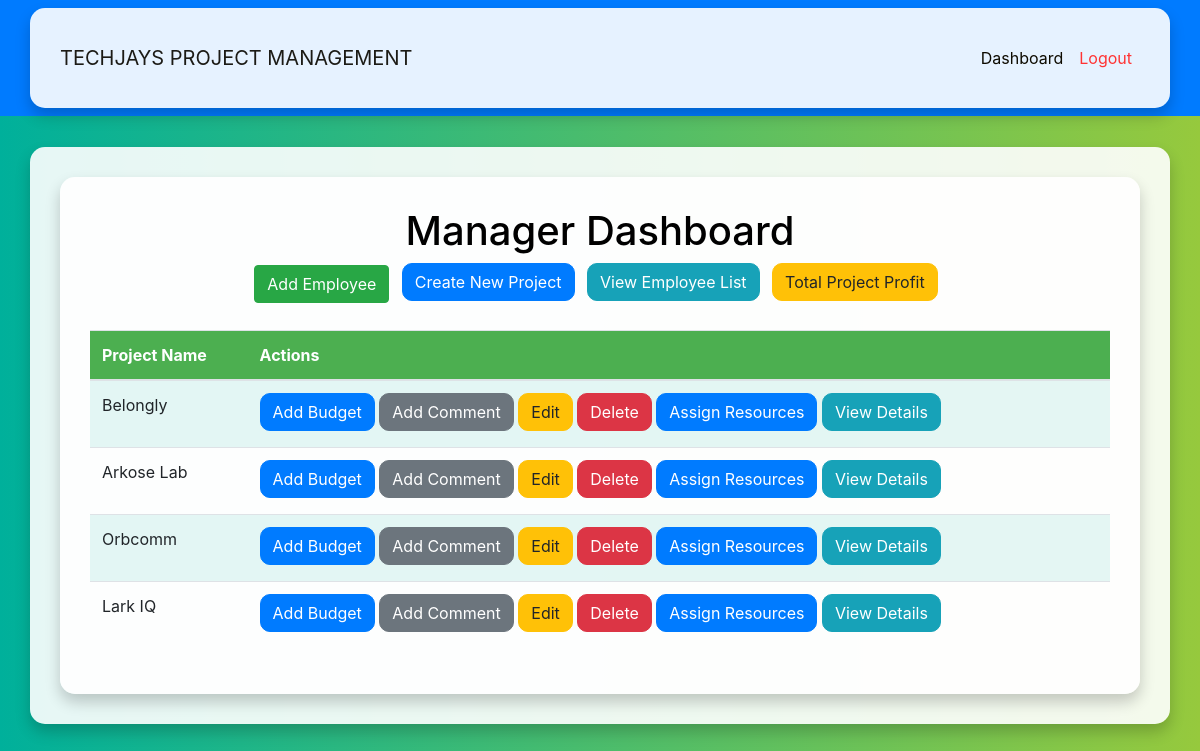
The page /manager_dashboard/ (signed in) on the database its author committed.
### management/models.py (models this page shows, shortened)
class Project(models.Model):
    name = models.CharField(max_length=200)  # Name of the project
    description = models.TextField()  # Description of the project
    created_by = models.ForeignKey(User, on_delete=models.CASCADE)  # The manager who created the project
    employees = models.ManyToManyField(Employee, through='ProjectResource')  # Many-to-Many relation with Employee through ProjectResource
    created_at = models.DateTimeField(auto_now_add=True)  # Timestamp when the project was created

### management/views.py (the view)
# urls.py: path('manager_dashboard/', views.manager_dashboard, name='manager_dashboard'),
@login_required
def manager_dashboard(request):
    projects = Project.objects.filter(created_by=request.user)
    return render(request, 'management/manager_dashboard.html', {'projects': projects})

### management/templates/management/manager_dashboard.html (shortened to what this page needs)
{% extends 'management/base.html' %}
{% block content %}
<!DOCTYPE html>
<html lang="en">
<head>
    <link rel="stylesheet" href="https://stackpath.bootstrapcdn.com/bootstrap/4.3.1/css/bootstrap.min.css">
    <link rel="stylesheet" href="https://cdnjs.cloudflare.com/ajax/libs/font-awesome/5.15.3/css/all.min.css">
</head>
<body>
    <nav class="navbar navbar-expand-lg navbar-custom fixed-top">
        <div class="container">
            <a class="navbar-brand" href="{% url 'manager_dashboard' %}">TECHJAYS PROJECT MANAGEMENT</a>
            <div class="collapse navbar-collapse" id="navbarNav">
                <ul class="navbar-nav ml-auto">
                    <li class="nav-item">
                        <a class="nav-link" href="{% url 'manager_dashboard' %}" style="color: #0e0b00;">Dashboard</a>
                    </li>
                    <li class="nav-item">
                        <a class="nav-link" href="{% url 'logout' %}" style="color: #ff3333;">Logout</a>
                    </li>
                </ul>
            </div>
        </div>
    </nav>
    <div class="container">
        <h1 class="text-center">Manager Dashboard</h1>
        <div class="mb-4 text-center">
            <a href="{% url 'create_employee' %}" class="btn btn-success mr-2">Add Employee</a>
            <a href="{% url 'create_project' %}" class="btn btn-primary mr-2">Create New Project</a>
            <a href="{% url 'employee_list' %}" class="btn btn-info mr-2">View Employee List</a>
            <a href="{% url 'total_project_profit' %}" class="btn btn-warning mr-2">Total Project Profit</a>
        </div>
        <table class="table table-striped table-hover">
            <thead>
                <tr>
                    <th>Project Name</th>
                    <th>Actions</th>
                </tr>
            </thead>
            <tbody>
                {% for project in projects %}
                    <tr>
                        <td>{{ project.name }}</td>
                        <td>
                            <a href="{% url 'budget_view' project.id %}" class="btn btn-primary mb-1">Add Budget</a>
                            <a href="{% url 'add_comment' project.id %}" class="btn btn-secondary mb-1">Add Comment</a>
                            <a href="{% url 'edit_project' project.id %}" class="btn btn-warning mb-1">Edit</a>
                            <a href="{% url 'delete_project' project.id %}" class="btn btn-danger mb-1">Delete</a>
                            <a href="{% url 'assign_resources' project.id %}" class="btn btn-primary mb-1">Assign Resources</a>
                            <a href="{% url 'project_details' project.id %}" class="btn btn-info mb-1">View Details</a>
                        </td>
                    </tr>
                {% endfor %}
            </tbody>
        </table>
    </div>
</body>
</html>
{% endblock %}

### management/templates/management/base.html (style rules this page uses)
body { padding-top: 56px; background: linear-gradient(to right, #2c3e50, #bdc3c7); color: white; }
.navbar-custom { background-color: #34495e; }
.navbar-custom .navbar-brand { color: #ecf0f1; }
.navbar-custom .navbar-nav .nav-link { color: #ecf0f1; }

### management/templates/management/manager_dashboard.html (style rules this page uses)
body { background: linear-gradient(to right, #00b09b, #96c93d); color: white; min-height: 100vh; display: flex; align-items: center; justify-content: center; padding-top: 50px; }
.navbar-custom { background-color: #007bff; }
.navbar-custom .navbar-brand { color: #0a0801ea; }
.navbar-custom .navbar-nav .nav-link { color: #0f0b0b; }
.container { background-color: rgba(255, 255, 255, 0.9); border-radius: 15px; padding: 30px; box-shadow: 0 8px 15px rgba(0, 0, 0, 0.2); color: black; }
.table thead th { background-color: #4caf50; color: white; }
.btn-primary, .btn-warning, .btn-danger, .btn-info, .btn-secondary { border-radius: 10px; margin-bottom: 5px; transition: transform 0.2s; }
.table-striped tbody tr:nth-of-type(odd) { background-color: rgba(0, 176, 155, 0.1); }

### rows shown on the page
Project: name "Belongly"
Project: name "Arkose Lab"
Project: name "Orbcomm"
Project: name "Lark IQ"
